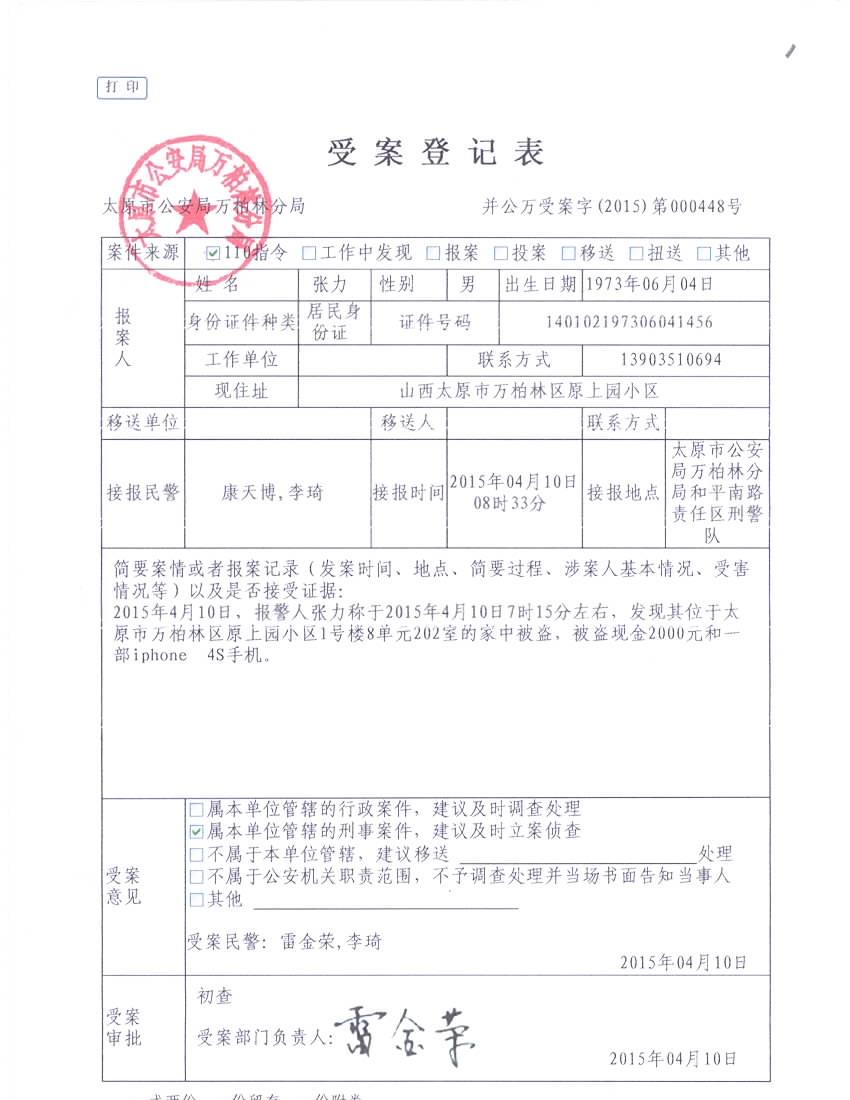
#> input picture ApplyImages/image00003.JPG, 850 x 1100 px, given in place of test1.png, which was not available
$ python production.py   (older library calls are emulated)
#> lines starting #> are read from the running program, lines starting #| are printed output that depends on the picture; after the words box and inside, x2 and y2 are one past the last pixel; in counts of white or black regions, pixels touching at a corner belong together; pictures that were not available may be replaced by others from this repository, and a replacement may not be noted
### correctimage.py
# coding:utf-8
import cv2
import numpy as np
import math
from PIL import Image
import helper
import os


def threshold(_filename):
	"""
	二值化图片
	:param _filename:
	:return:
	"""
	_img = cv2.imread(_filename, cv2.IMREAD_GRAYSCALE)
	adaptive_threshold = cv2.adaptiveThreshold(
		_img,
		255,
		cv2.ADAPTIVE_THRESH_GAUSSIAN_C,
		cv2.THRESH_BINARY, 21, 5
	)
	return adaptive_threshold

def dilate(raw_img):
	"""
		膨胀图片
	:param raw_img:
	:return:
	"""
	kernel = cv2.getStructuringElement(cv2.MORPH_RECT, (9,1))
	raw_img = cv2.dilate(raw_img, kernel)
	return raw_img

def erode(raw_img, x_axis=7):
	"""
		腐蚀图片
	:param x_axis: x方向腐蚀度
	:param raw_img:
	:return:
	"""
	kernel = cv2.getStructuringElement(cv2.MORPH_RECT, (x_axis,1))
	raw_img = cv2.erode(raw_img, kernel)
	return raw_img

def caculate_rotate_angle(raw_image):
	"""
	图片纠正
	:param raw_image:
	:return: 旋转的度数，正值为逆时针旋转，负值为正时针旋转
	"""
	contours, hierarchy = cv2.findContours(raw_image, cv2.RETR_CCOMP, cv2.CHAIN_APPROX_TC89_L1)
	angle_weight = []
	line_length = []
	max_y_set_x = []
	min_y_set_x = []
	for index in range(len(contours)):
		cnt = contours[index]
		# 计算该轮廓的面积
		area = cv2.contourArea(cnt)
		# 面积小的都筛选掉
		if area < 20:
			continue
		# 找到最小的矩形，该矩形可能有方向
		rect = cv2.minAreaRect(cnt)
		# box是四个点的坐标，box的第一个坐标表示的是最高点的坐标，其余点是逆时针方向
		box = cv2.cv.BoxPoints(rect)
		box = np.int0(box)
		# 将Y坐标最大和最小的横坐标存储
		max_y_set_x.append(box[0][0])
		min_y_set_x.append(box[2][0])
		if box[0][0] > box[2][0]:
			# 右上偏高
			h_w = abs(box[2][0] - box[3][0])
			v_h = abs(box[2][1] - box[3][1])
		else:
			# 左上偏高
			h_w = abs(box[2][0] - box[1][0])
			v_h = abs(box[2][1] - box[1][1])

		if not h_w == 0 and not v_h == 0:
			length = math.sqrt(math.pow(h_w, 2) + math.pow(v_h, 2))
			if length > 100:
				# 弧度值
				arc_angle = math.atan2(v_h, h_w)
				# 转换为角度
				angle = math.degrees(arc_angle)
				if not angle == 0:
					line_length.append(length)
					angle_weight.append(angle * length)
	# 判断偏转的方向
	if np.sum(max_y_set_x) > np.sum(min_y_set_x):
		prefix = 1
	else:
		prefix = -1
	try:
		if not angle_weight:
			angle = 0
		else:
			angle = prefix * (np.sum(angle_weight) / np.sum(line_length))
	except Exception as e:
		angle = 0
	finally:
		return angle

def precorrect(_filename):
	"""
	纠正的整套流程
	:param _filename:
	:return: 返回纠正后的图片
	"""
	_img = threshold(_filename)

	# _img = erode(_img)
	_img = dilate(_img)

	# _img = cv2.medianBlur(_img, 11)
	_rotate_angle = caculate_rotate_angle(_img)
	return _filename, _rotate_angle

# [8 lines left out: function predir, not called in this run]


# [6 lines that do not run on import are left out]
	# img_dir = "/Users/Alex/Desktop/test"
	# predir(img_dir)

### helper.py
# coding=utf-8
import cv2
import numpy as np

# [19 lines left out: functions show_image, to_threshold, not called in this run]

def to_threshold_from_raw_image(_raw_image):
	gray = cv2.cvtColor(_raw_image, cv2.COLOR_BGR2GRAY)
	img = cv2.adaptiveThreshold(gray, 255, cv2.ADAPTIVE_THRESH_GAUSSIAN_C, cv2.THRESH_BINARY_INV, 11, 2)
	return img

# [16 lines left out: functions from_image_to_cv, cv_to_img_file, not called in this run]

def cv_rotate_img(_filename, _rotate_angle):
	"""
	旋转图片
	:param _filename: 文件的路径
	:param _rotate_angle: 旋转的角度
	:return: 旋转后的图片
	"""
	img = cv2.imread(_filename)
	height, width = img.shape[:2]
	mat = cv2.getRotationMatrix2D((width / 2, height / 2), _rotate_angle, 1)
	rotated_img = cv2.warpAffine(img, mat, (height, width))
	return rotated_img

def cv_rid_red(_raw_image):
	for i in range(_raw_image.shape[0]):
		for j in range(_raw_image.shape[1]):
			if _raw_image[i, j, 2] > 255 * 0.8:
				_raw_image[i][j] = [255, 255, 255]
			else:
				pass
	return _raw_image

### imagedevide.py
# coding:utf8

import sys

import cv2
# import cv2.cv as cv
import numpy as np
from PIL import Image
import os
import time
import helper
import matplotlib.pyplot as plot
import correctimage


# [147 lines left out: functions preprocess, findTextRegion, detect, detectfromimgpath, detectfromrawimage, processimagefiles, not called in this run]

def devide_image_by_horizon(_raw_image):
	# 去除红色像素并且二值化
	_raw_image = helper.cv_rid_red(_raw_image)
	img = helper.to_threshold_from_raw_image(_raw_image)
	img = cv2.Sobel(img, cv2.CV_8U, 0, 1, ksize=1)
	img = correctimage.erode(img, x_axis=2)
	# img = correctimage.erode(img, x_axis=1)
	# helper.show_image(img)
	# img = cv2.convertScaleAbs(img)
	horizontal_sum = np.sum(img, axis=1)
	return extract_peek_ranges_from_array(horizontal_sum)

def extract_peek_ranges_from_array(array_vals, mininum_val = 511, mininum_range = 10, mininum_space=10):
	"""

	:param array_vals:
	:param mininum_val:
	:param mininum_range: 一个字符的大小
	:param mininum_space: 两个字符之间的距离
	:return:
	"""
	start_i = None
	end_i = None
	end_i_list = []
	peek_ranges = []
	for i, val in enumerate(array_vals):
		if val > mininum_val and start_i is None:
			start_i = i
		elif val > mininum_val and start_i is not None:
			pass
		elif val < mininum_val and start_i is not None:
			end_i_list.append(i)
			if len(end_i_list) < mininum_space:
				end_i = i
			else:
				if end_i - start_i >= mininum_range:
					peek_ranges.append((start_i, end_i))
				start_i = None
				end_i_list = []
				end_i = None
		elif val < mininum_val and start_i is None:
			pass
		else:
			raise ValueError("cannot parse this case...")
	return peek_ranges

# [46 lines left out: functions rid_title_from_horizon, rid_word_from_a_line, not called in this run]
# [6 lines that do not run on import are left out]

### dataset.py
# coding: utf-8
from __future__ import print_function
import os
import tensorflow as tf
from PIL import Image
import cv2
from six.moves import cPickle as Pickle

import helper

ROOT_DIR = os.path.dirname(os.path.abspath(__file__))
IMAGE_DIR = os.path.join(ROOT_DIR, "words")
DATASET_DIR = os.path.join(ROOT_DIR, 'datasets')
DATASET_GROUP = 1000
RESIZE_HEIGHT = 45
RESIZE_WIDTH = 45
IMAGE_DEEP = 1


# [37 lines left out: functions generate, read, not called in this run]

def read_label(_label_file):
	"""
	label文件中的内容
	:param _label_file: label文件的路径
	:return:
	"""
	f = open(_label_file, "r")
	lines = f.read()
	f.close()
	return lines

# [14 lines left out: function deal_image, not called in this run]


# [2 lines that do not run on import are left out]

### neural/production.py
# coding=utf-8
import numpy as np
import inference
import tensorflow as tf
import cv2
import re
import os
import sys
sys.path.append("..")
import dataset
import correctimage
import helper
import imagedevide
import codecs

IMAGE_HEIGHT = 45
IMAGE_WIDTH = 45
IMAGE_CHANNEL = 1

root_dir = os.path.join(os.path.dirname(os.path.abspath(__file__)), "..")
_model_dir = os.path.join(root_dir, "models")
_label_file = os.path.join(root_dir, "3500.txt")


def production(_filename):
	# 偏正图片
	_filename, rotate_angle = correctimage.precorrect(_filename)
#> in threshold, `adaptive_threshold = cv2.adaptiveThreshold( _img, 255, cv2.ADAPTIVE_TH..`:
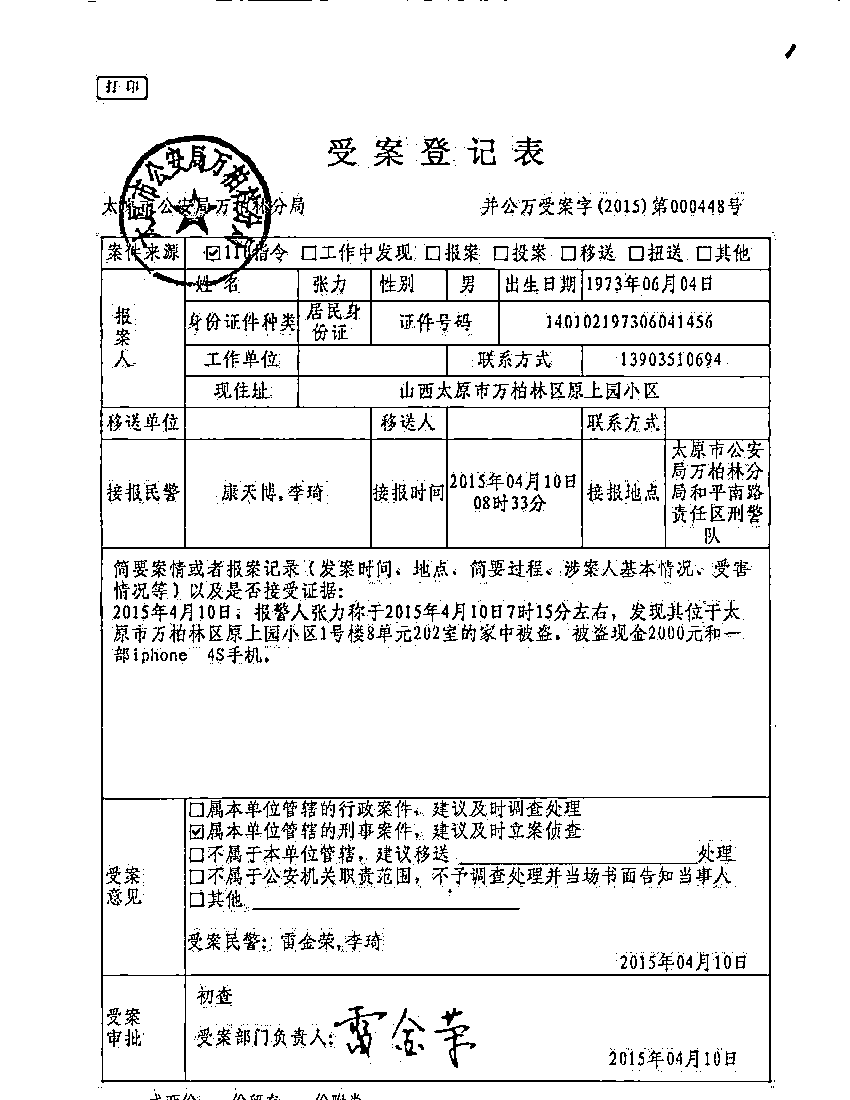
#> adaptive_threshold: shape (1100, 850); 92.5% white; black in thin lines or dots, all inside (x1, y1, x2, y2) = (88, 0, 840, 1100)
#> in dilate, `raw_img = cv2.dilate(raw_img, kernel)`:
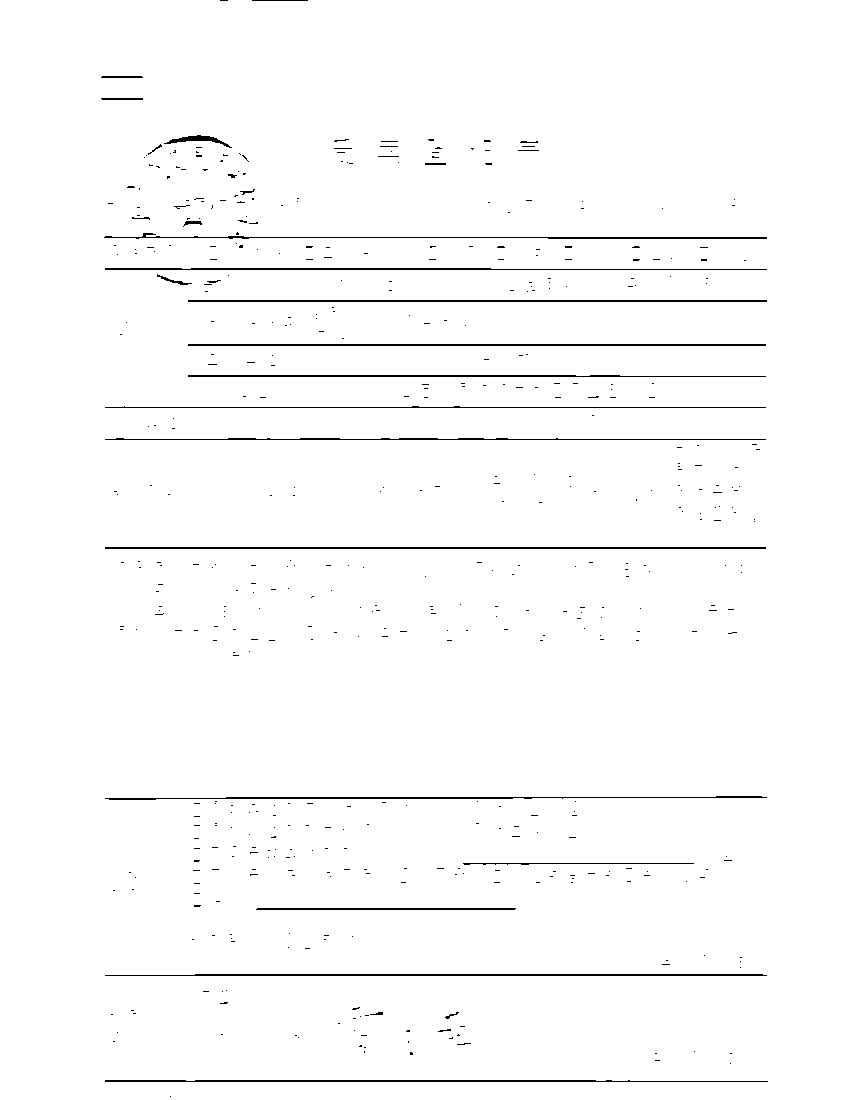
#> raw_img: shape (1100, 850); 98.4% white; black in thin lines or dots, all inside (x1, y1, x2, y2) = (101, 0, 768, 1097)
#> in caculate_rotate_angle, `contours, hierarchy = cv2.findContours(raw_image, cv2.RETR_CCOMP, cv2...`: contours = 523 contours, 492 with area under 20; largest, box (x1, y1, x2, y2) and area: (0, 0, 850, 1100) 932623, (104, 795, 768, 801) 1992, (103, 232, 767, 240) 1602, (104, 973, 768, 976) 1230, (104, 405, 767, 408) 997
#> the loop in caculate_rotate_angle, `for index in range(len(contours)):` made 523 passes
#> (cnt, area, rect, box, h_w, v_h, length, arc_angle) on pass 59: ([[257, 907], [516, 908], [514, 910], [255, 909]], 520, ((385.5, 908.5), (2.01, 261), -89.78), [[515, 910], [255, 909], [255, 906], [516, 908]], 261, 2, 261, 0.00766)
#> (cnt, area, rect, box, h_w, v_h, length) on pass 13: ([[464, 1042], [471, 1043], [464, 1045], [456, 1044]], 22.5, ((463.5, 1043.6), (14.79, 2.91), -14.04), [[456, 1046], [456, 1044], [470, 1040], [471, 1043]], 14, 4, 14.56)
#> after the loop in caculate_rotate_angle, `for index in range(len(contours)):`: angle_weight = [114.6, 114.6, 57.3, 57.3, 57.3]; line_length = [261, 663, 661, 578, 579]; max_y_set_x = 31 values, max 849 at index 0, min 104 at index 9, mean 475.1; min_y_set_x = 31 values, max 766 at index 9, min 0 at index 0, mean 242.6
#> in caculate_rotate_angle, `angle = prefix * (np.sum(angle_weight) / np.sum(line_length))`: angle = 0.146
#> rotate_angle = 0.146
	rotated_img = helper.cv_rotate_img(_filename, rotate_angle)
#> in cv_rotate_img, img is the input picture: shape (1100, 850, 3); mean B, G, R 248.2, 247.3, 248.1
#> in cv_rotate_img, `mat = cv2.getRotationMatrix2D((width / 2, height / 2), _rotate_angle, 1)`: mat = [[1, 0.00255, -1.4], [-0.00255, 1, 1.09]]
#> in cv_rotate_img, `rotated_img = cv2.warpAffine(img, mat, (height, width))`:
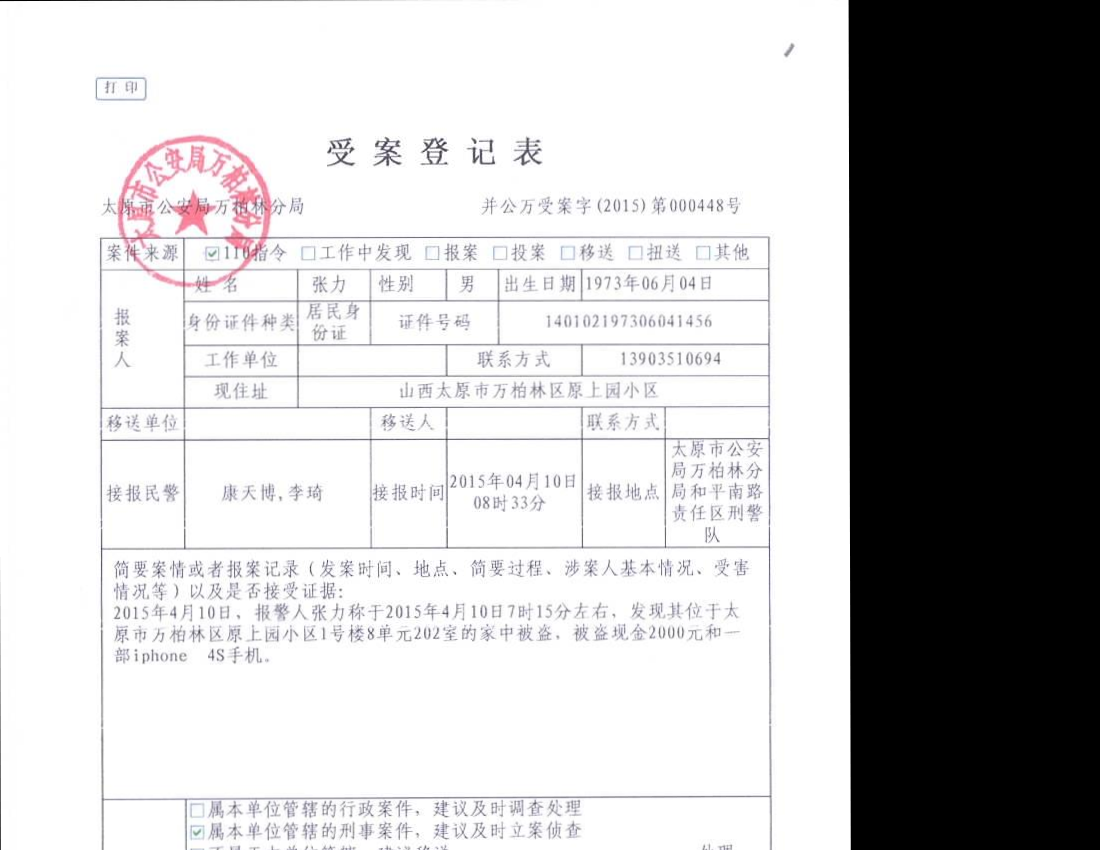
#> rotated_img: shape (850, 1100, 3); mean B, G, R 191.4, 190.7, 191.5
	medium = rotated_img.shape[0] // 2
#> medium = 425
	# 获取水平前五行图片的上线和下线
	peek_array = imagedevide.devide_image_by_horizon(rotated_img)[:5]
#> in to_threshold_from_raw_image, `img = cv2.adaptiveThreshold(gray, 255, cv2.ADAPTIVE_THRESH_GAUSSIAN_C,..`: img: shape (850, 1100); 4.7% white in thin lines or dots, all inside (x1, y1, x2, y2) = (0, 0, 856, 850)
#> in devide_image_by_horizon, `img = cv2.Sobel(img, cv2.CV_8U, 0, 1, ksize=1)`: img: shape (850, 1100); 2.3% white in thin lines or dots, all inside (x1, y1, x2, y2) = (0, 29, 856, 849)
#> in erode, `raw_img = cv2.erode(raw_img, kernel)`:
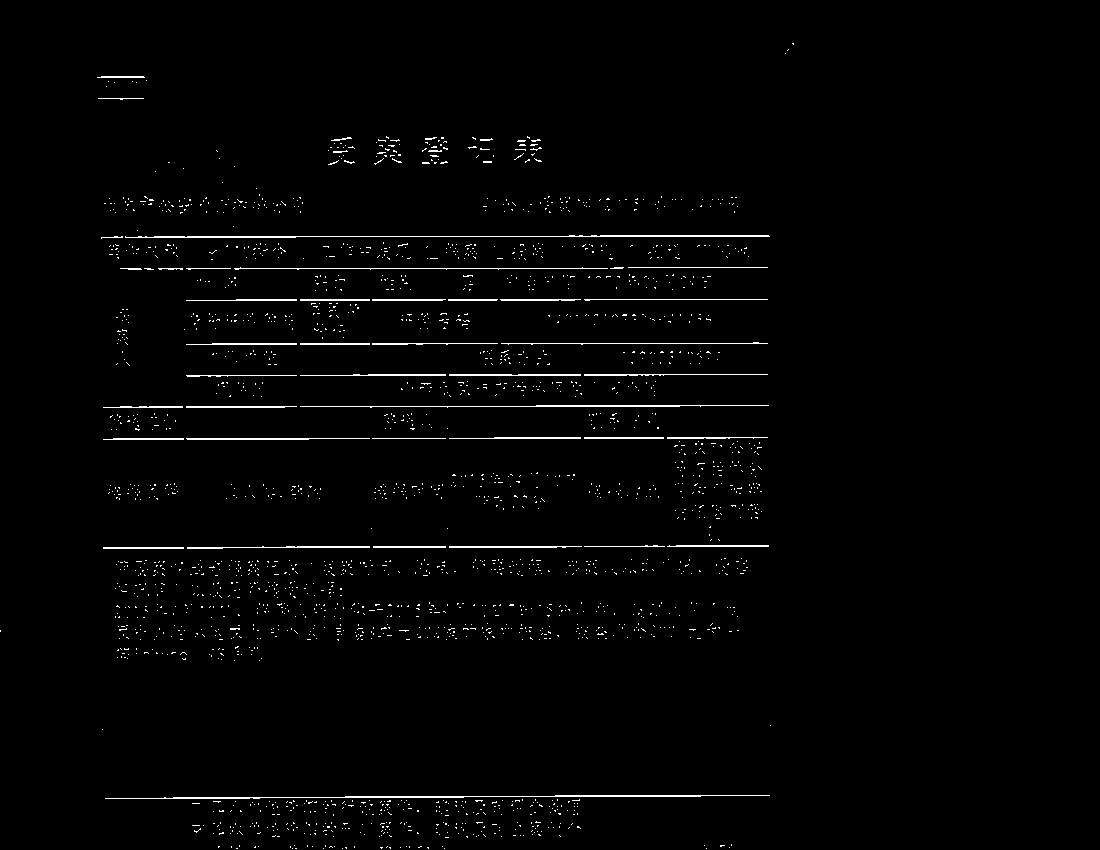
#> raw_img: shape (850, 1100); 1.5% white in thin lines or dots, all inside (x1, y1, x2, y2) = (0, 43, 794, 849)
#> in devide_image_by_horizon, `horizontal_sum = np.sum(img, axis=1)`: horizontal_sum = 850 values, max 159885 at index 236, min 0 at index 0, mean 4134.3
#> the loop in extract_peek_ranges_from_array, `for i, val in enumerate(array_vals):` made 850 passes
#> val on passes 1 to 3: 0, 0, 0
#> after the loop in extract_peek_ranges_from_array, `for i, val in enumerate(array_vals):`: end_i = 849; end_i_list = [849]; peek_ranges = [(76, 86), (98, 108), (137, 173), (196, 221), (235, 263), (267, 293), (299, 335), (337, 349), (362, 373), (381, 404), (413, 436), (441, 460), (465, 515), (517, 527), (545, 557), (582, 622), (647, 665), (795, 840)]; start_i = 845
#> peek_array = [(76, 86), (98, 108), (137, 173), (196, 221), (235, 263)]
	# 读取label文件
	label_content = dataset.read_label(_label_file).decode("utf-8")
#> (reads 3500.txt from the repository)
	# re.compile(ur'[^\u4e00-\u9fa5]')
	reuse = False
	for region in peek_array:
		# 切割标题
		raw_img = imagedevide.rid_title_from_horizon(rotated_img[region[0]:region[1], medium-250:medium+250])
		# 从标题中抽出每一个字
		flag, word_imgs = imagedevide.rid_word_from_a_line(raw_img)
		if flag:
			for index, word_img in enumerate(word_imgs):
				with tf.Session() as sess:
					ckpt = tf.train.get_checkpoint_state(_model_dir)
					if ckpt and ckpt.model_checkpoint_path:
						# 通过文件名获取模型保存时的迭代
						global_step = ckpt.model_checkpoint_path.split("/")[-1].split("-")[-1]
						img = raw_img[:,word_img[0]: word_img[1]]

						img = cv2.resize(img, (IMAGE_WIDTH, IMAGE_HEIGHT), interpolation=cv2.INTER_CUBIC)
						img = img.reshape(IMAGE_HEIGHT, IMAGE_WIDTH, IMAGE_CHANNEL)
						# helper.show_image(img)
						img = np.array([img], dtype=np.float32)
						y = inference.inference(img, reuse=reuse)
						reuse = True
						saver = tf.train.Saver()
						saver.restore(sess, ckpt.model_checkpoint_path)
						result = sess.run(y)[0]
						index_max = tf.argmax(result, 0).eval()
						if result[index_max] > 4:
							print("After %s steps, result is %s" % (global_step, label_content[index_max]))
						else:
							print ("no match")

if __name__ == "__main__":
	filename = os.path.join(os.path.abspath(os.path.dirname(__file__)), "../applyimages/test1.png")
	print (filename)
#> (the run stopped early here; a loop or call above may not have finished)
